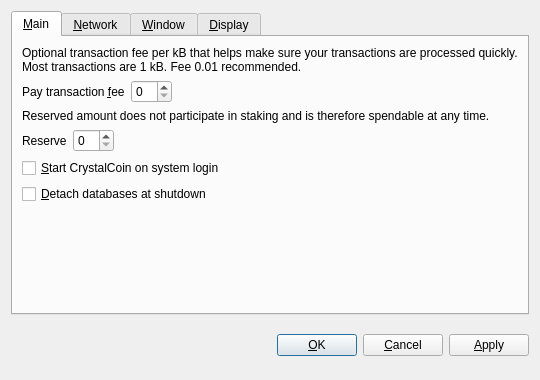
<?xml version="1.0" encoding="UTF-8"?>
<ui version="4.0">
 <class>OptionsDialog</class>
 <widget class="QDialog" name="OptionsDialog">
  <property name="geometry">
   <rect>
    <x>0</x>
    <y>0</y>
    <width>540</width>
    <height>380</height>
   </rect>
  </property>
  <property name="windowTitle">
   <string>Options</string>
  </property>
  <property name="modal">
   <bool>true</bool>
  </property>
  <layout class="QVBoxLayout" name="verticalLayout">
   <item>
    <widget class="QTabWidget" name="tabWidget">
     <property name="tabPosition">
      <enum>QTabWidget::North</enum>
     </property>
     <property name="currentIndex">
      <number>0</number>
     </property>
     <widget class="QWidget" name="tabMain">
      <attribute name="title">
       <string>&amp;Main</string>
      </attribute>
      <layout class="QVBoxLayout" name="verticalLayout_Main">
       <item>
        <widget class="QLabel" name="transactionFeeInfoLabel">
         <property name="text">
          <string>Optional transaction fee per kB that helps make sure your transactions are processed quickly. Most transactions are 1 kB. Fee 0.01 recommended.</string>
         </property>
         <property name="textFormat">
          <enum>Qt::PlainText</enum>
         </property>
         <property name="wordWrap">
          <bool>true</bool>
         </property>
        </widget>
       </item>
       <item>
        <layout class="QHBoxLayout" name="horizontalLayoutFee">
         <item>
          <widget class="QLabel" name="transactionFeeLabel">
           <property name="text">
            <string>Pay transaction &amp;fee</string>
           </property>
           <property name="textFormat">
            <enum>Qt::PlainText</enum>
           </property>
           <property name="buddy">
            <cstring>transactionFee</cstring>
           </property>
          </widget>
         </item>
         <item>
          <widget class="BitcoinAmountField" name="transactionFee"/>
         </item>
         <item>
          <spacer name="horizontalSpacerFee">
           <property name="orientation">
            <enum>Qt::Horizontal</enum>
           </property>
           <property name="sizeHint" stdset="0">
            <size>
             <width>40</width>
             <height>20</height>
            </size>
           </property>
          </spacer>
         </item>
        </layout>
       </item>
       <item>
        <widget class="QLabel" name="reserveBalanceInfoLabel">
         <property name="text">
          <string>Reserved amount does not participate in staking and is therefore spendable at any time.</string>
         </property>
         <property name="textFormat">
          <enum>Qt::PlainText</enum>
         </property>
         <property name="wordWrap">
          <bool>true</bool>
         </property>
        </widget>
       </item>
       <item>
        <layout class="QHBoxLayout" name="horizontalLayoutReserveBalance">
         <item>
          <widget class="QLabel" name="reserveBalanceLabel">
           <property name="text">
            <string>Reserve</string>
           </property>
           <property name="textFormat">
            <enum>Qt::PlainText</enum>
           </property>
           <property name="buddy">
            <cstring>reserveBalance</cstring>
           </property>
          </widget>
         </item>
         <item>
          <widget class="BitcoinAmountField" name="reserveBalance"/>
         </item>
         <item>
          <spacer name="horizontalSpacerReserveBalance">
           <property name="orientation">
            <enum>Qt::Horizontal</enum>
           </property>
           <property name="sizeHint" stdset="0">
            <size>
             <width>40</width>
             <height>20</height>
            </size>
           </property>
          </spacer>
         </item>
        </layout>
       </item>
       <item>
        <widget class="QCheckBox" name="bitcoinAtStartup">
         <property name="toolTip">
          <string>Automatically start CrystalCoin after logging in to the system.</string>
         </property>
         <property name="text">
          <string>&amp;Start CrystalCoin on system login</string>
         </property>
        </widget>
       </item>
       <item>
        <widget class="QCheckBox" name="detachDatabases">
         <property name="toolTip">
          <string>Detach block and address databases at shutdown. This means they can be moved to another data directory, but it slows down shutdown. The wallet is always detached.</string>
         </property>
         <property name="text">
          <string>&amp;Detach databases at shutdown</string>
         </property>
        </widget>
       </item>
       <item>
        <spacer name="verticalSpacer_Main">
         <property name="orientation">
          <enum>Qt::Vertical</enum>
         </property>
         <property name="sizeHint" stdset="0">
          <size>
           <width>20</width>
           <height>40</height>
          </size>
         </property>
        </spacer>
       </item>
      </layout>
     </widget>
     <widget class="QWidget" name="tabNetwork">
      <attribute name="title">
       <string>&amp;Network</string>
      </attribute>
      <layout class="QVBoxLayout" name="verticalLayout_Network">
       <item>
        <widget class="QCheckBox" name="mapPortUpnp">
         <property name="toolTip">
          <string>Automatically open the CrystalCoin client port on the router. This only works when your router supports UPnP and it is enabled.</string>
         </property>
         <property name="text">
          <string>Map port using &amp;UPnP</string>
         </property>
        </widget>
       </item>
       <item>
        <widget class="QCheckBox" name="connectSocks">
         <property name="toolTip">
          <string>Connect to the CrystalCoin network through a SOCKS proxy (e.g. when connecting through Tor).</string>
         </property>
         <property name="text">
          <string>&amp;Connect through SOCKS proxy:</string>
         </property>
        </widget>
       </item>
       <item>
        <layout class="QHBoxLayout" name="horizontalLayout_Network">
         <item>
          <widget class="QLabel" name="proxyIpLabel">
           <property name="text">
            <string>Proxy &amp;IP:</string>
           </property>
           <property name="textFormat">
            <enum>Qt::PlainText</enum>
           </property>
           <property name="buddy">
            <cstring>proxyIp</cstring>
           </property>
          </widget>
         </item>
         <item>
          <widget class="QValidatedLineEdit" name="proxyIp">
           <property name="maximumSize">
            <size>
             <width>140</width>
             <height>16777215</height>
            </size>
           </property>
           <property name="toolTip">
            <string>IP address of the proxy (e.g. 127.0.0.1)</string>
           </property>
          </widget>
         </item>
         <item>
          <widget class="QLabel" name="proxyPortLabel">
           <property name="text">
            <string>&amp;Port:</string>
           </property>
           <property name="textFormat">
            <enum>Qt::PlainText</enum>
           </property>
           <property name="buddy">
            <cstring>proxyPort</cstring>
           </property>
          </widget>
         </item>
         <item>
          <widget class="QLineEdit" name="proxyPort">
           <property name="maximumSize">
            <size>
             <width>55</width>
             <height>16777215</height>
            </size>
           </property>
           <property name="toolTip">
            <string>Port of the proxy (e.g. 9050)</string>
           </property>
          </widget>
         </item>
         <item>
          <widget class="QLabel" name="socksVersionLabel">
           <property name="text">
            <string>SOCKS &amp;Version:</string>
           </property>
           <property name="textFormat">
            <enum>Qt::PlainText</enum>
           </property>
           <property name="buddy">
            <cstring>socksVersion</cstring>
           </property>
          </widget>
         </item>
         <item>
          <widget class="QValueComboBox" name="socksVersion">
           <property name="toolTip">
            <string>SOCKS version of the proxy (e.g. 5)</string>
           </property>
          </widget>
         </item>
         <item>
          <spacer name="horizontalSpacer_Network">
           <property name="orientation">
            <enum>Qt::Horizontal</enum>
           </property>
           <property name="sizeHint" stdset="0">
            <size>
             <width>40</width>
             <height>20</height>
            </size>
           </property>
          </spacer>
         </item>
        </layout>
       </item>
       <item>
        <spacer name="verticalSpacer_Network">
         <property name="orientation">
          <enum>Qt::Vertical</enum>
         </property>
         <property name="sizeHint" stdset="0">
          <size>
           <width>20</width>
           <height>40</height>
          </size>
         </property>
        </spacer>
       </item>
      </layout>
     </widget>
     <widget class="QWidget" name="tabWindow">
      <attribute name="title">
       <string>&amp;Window</string>
      </attribute>
      <layout class="QVBoxLayout" name="verticalLayout_Window">
       <item>
        <widget class="QCheckBox" name="minimizeToTray">
         <property name="toolTip">
          <string>Show only a tray icon after minimizing the window.</string>
         </property>
         <property name="text">
          <string>&amp;Minimize to the tray instead of the taskbar</string>
         </property>
        </widget>
       </item>
       <item>
        <widget class="QCheckBox" name="minimizeOnClose">
         <property name="toolTip">
          <string>Minimize instead of exit the application when the window is closed. When this option is enabled, the application will be closed only after selecting Quit in the menu.</string>
         </property>
         <property name="text">
          <string>M&amp;inimize on close</string>
         </property>
        </widget>
       </item>
       <item>
        <spacer name="verticalSpacer_Window">
         <property name="orientation">
          <enum>Qt::Vertical</enum>
         </property>
         <property name="sizeHint" stdset="0">
          <size>
           <width>20</width>
           <height>40</height>
          </size>
         </property>
        </spacer>
       </item>
      </layout>
     </widget>
     <widget class="QWidget" name="tabDisplay">
      <attribute name="title">
       <string>&amp;Display</string>
      </attribute>
      <layout class="QVBoxLayout" name="verticalLayout_Display">
       <item>
        <layout class="QHBoxLayout" name="horizontalLayout_1_Display">
         <item>
          <widget class="QLabel" name="langLabel">
           <property name="text">
            <string>User Interface &amp;language:</string>
           </property>
           <property name="textFormat">
            <enum>Qt::PlainText</enum>
           </property>
           <property name="buddy">
            <cstring>lang</cstring>
           </property>
          </widget>
         </item>
         <item>
          <widget class="QValueComboBox" name="lang">
           <property name="toolTip">
            <string>The user interface language can be set here. This setting will take effect after restarting CrystalCoin.</string>
           </property>
          </widget>
         </item>
        </layout>
       </item>
       <item>
        <layout class="QHBoxLayout" name="horizontalLayout_2_Display">
         <item>
          <widget class="QLabel" name="unitLabel">
           <property name="text">
            <string>&amp;Unit to show amounts in:</string>
           </property>
           <property name="textFormat">
            <enum>Qt::PlainText</enum>
           </property>
           <property name="buddy">
            <cstring>unit</cstring>
           </property>
          </widget>
         </item>
         <item>
          <widget class="QValueComboBox" name="unit">
           <property name="toolTip">
            <string>Choose the default subdivision unit to show in the interface and when sending coins.</string>
           </property>
          </widget>
         </item>
        </layout>
       </item>
       <item>
        <widget class="QCheckBox" name="displayAddresses">
         <property name="toolTip">
          <string>Whether to show CrystalCoin addresses in the transaction list or not.</string>
         </property>
         <property name="text">
          <string>&amp;Display addresses in transaction list</string>
         </property>
        </widget>
       </item>
       <item>
        <widget class="QCheckBox" name="coinControlFeatures">
         <property name="toolTip">
          <string>Whether to show coin control features or not.</string>
         </property>
         <property name="text">
          <string>Display coin &amp;control features (experts only!)</string>
         </property>
        </widget>
       </item>
       <item>
        <spacer name="verticalSpacer_Display">
         <property name="orientation">
          <enum>Qt::Vertical</enum>
         </property>
         <property name="sizeHint" stdset="0">
          <size>
           <width>20</width>
           <height>40</height>
          </size>
         </property>
        </spacer>
       </item>
      </layout>
     </widget>
    </widget>
   </item>
   <item>
    <layout class="QHBoxLayout" name="horizontalLayout_Buttons">
     <item>
      <spacer name="horizontalSpacer_1">
       <property name="orientation">
        <enum>Qt::Horizontal</enum>
       </property>
       <property name="sizeHint" stdset="0">
        <size>
         <width>40</width>
         <height>48</height>
        </size>
       </property>
      </spacer>
     </item>
     <item>
      <widget class="QLabel" name="statusLabel">
       <property name="font">
        <font>
         <weight>75</weight>
         <bold>true</bold>
        </font>
       </property>
       <property name="text">
        <string/>
       </property>
       <property name="textFormat">
        <enum>Qt::PlainText</enum>
       </property>
       <property name="wordWrap">
        <bool>true</bool>
       </property>
      </widget>
     </item>
     <item>
      <spacer name="horizontalSpacer_2">
       <property name="orientation">
        <enum>Qt::Horizontal</enum>
       </property>
       <property name="sizeHint" stdset="0">
        <size>
         <width>40</width>
         <height>48</height>
        </size>
       </property>
      </spacer>
     </item>
     <item>
      <widget class="QPushButton" name="okButton">
       <property name="text">
        <string>&amp;OK</string>
       </property>
      </widget>
     </item>
     <item>
      <widget class="QPushButton" name="cancelButton">
       <property name="text">
        <string>&amp;Cancel</string>
       </property>
       <property name="autoDefault">
        <bool>false</bool>
       </property>
      </widget>
     </item>
     <item>
      <widget class="QPushButton" name="applyButton">
       <property name="text">
        <string>&amp;Apply</string>
       </property>
       <property name="autoDefault">
        <bool>false</bool>
       </property>
      </widget>
     </item>
    </layout>
   </item>
  </layout>
 </widget>
 <customwidgets>
  <customwidget>
   <class>BitcoinAmountField</class>
   <extends>QSpinBox</extends>
   <header>bitcoinamountfield.h</header>
  </customwidget>
  <customwidget>
   <class>QValueComboBox</class>
   <extends>QComboBox</extends>
   <header>qvaluecombobox.h</header>
  </customwidget>
  <customwidget>
   <class>QValidatedLineEdit</class>
   <extends>QLineEdit</extends>
   <header>qvalidatedlineedit.h</header>
  </customwidget>
 </customwidgets>
 <resources/>
 <connections/>
</ui>
